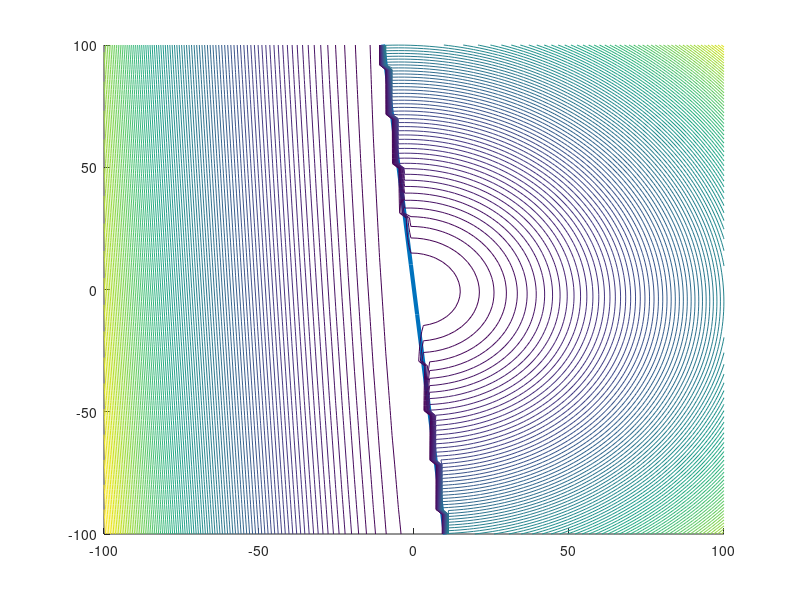

Here is the MATLAB script that generated this plot:
%%
clear; clc; close all;
%% Problem setup

Q = 1*eye(2);
R = 1*eye(1);

T = 0.1;
B = [T*T/2; T];
C = B;
A = [1 T; 0 1];

L = [2/(T*T) 2/T];

%% 

K1 = (R+B'*Q*B)\(B'*Q*A);

Ah = (A-C*L);
Bh = (B-C);

K2 = (R+Bh'*Q*Bh)\(Bh'*Q*Ah);
%%

MM = [Q+A'*Q*A A'*Q*C A'*Q*B;
       C'*Q*A C'*Q*C C'*Q*B;
       B'*Q*A B'*Q*C R+B'*Q*B];
Kx = (R+B'*Q*B)\(B'*Q*A);
Kl = (R+B'*Q*B)\(B'*Q*C);

D = [eye(2) [0;0];
     0 0 1;
     -Kx -Kl];
 
 V = D'*MM*D;
 
 M3 = A-B*Kx;
 M3 = M3(1,:);
 
 V1 = V(1:2,1:2);
 
 S1 = A-B*Kx;
 S2 = C-B*Kl;
 S1 = S1(1,:);
 S2 = S2(1);
 G = S1/S2;
 
 D2 = [eye(2);
       -G];
 V2 = D2'*V*D2;
 
 % cond3*X > 0;



%%

% Condition 1: (L-K1)x >= 0
M1 = L-K1
% Condition 2: (L-K2)x < 0
M2 = L-K2

M3

bx = 100;
by = 100;


X = linspace(-bx,bx,100);
Y = linspace(-by,by,100);
Y1 = -M1(1)/M1(2)*X;
Y2 = -M2(1)/M2(2)*X;
Y3 = -M3(1)/M3(2)*X;

Z = zeros(100,100);
for i = 1:100
    for j = 1:100
        s = [X(i);Y(j)];
        if (M3*s > 0)
            Z(i,j) = 100*0.5*s'*V1*s;
        else
            Z(i,j) = 0.5*s'*V2*s;
        end
    end
end


%%
figure; hold on;
% plot(X,Y1, 'linewidth', 3);
% plot(X,Y2, 'linewidth', 3);
plot(X,Y3, 'linewidth', 3);

% figure; hold on;
contour(X,Y,Z',100)
axis([-bx bx -by by])

% x_bounds = [-bx bx bx 0 -bx];
% y1_bounds = [max(-M1(1)/M1(2)*-bx, by), max(-M2(1)/M2(2)*bx, by), max(-M2(1)/M2(2)*bx, -by), 0, max(-M1(1)/M1(2)*-bx, -by)];
% y2_bounds = [min(-M2(1)/M2(2)*-bx, by), 0, min(-M1(1)/M1(2)*bx, by), min(-M1(1)/M1(2)*bx, -by), min(-M2(1)/M2(2)*-bx, -by)];
% 
% fill(x_bounds, y1_bounds, 'b');
% fill(x_bounds, fliplr(y2_bounds), 'r');
% fill([0, bx, bx], [0, -M1(1)/M1(2)*bx,-M2(1)/M2(2)*bx], 'm');
